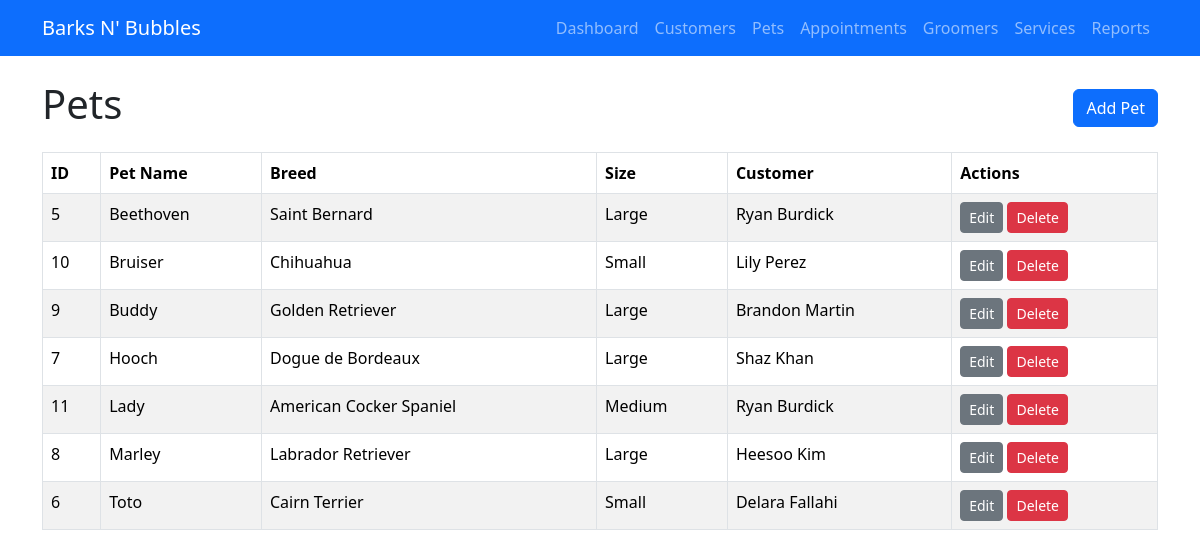
/pets, run on the app's committed database.
### tables this page shows
CREATE TABLE pet (
            petID INTEGER PRIMARY KEY AUTOINCREMENT,
            petName TEXT NOT NULL,
            breed TEXT,
            size TEXT,
            customerID INTEGER NOT NULL,
            FOREIGN KEY (customerID) REFERENCES customer(customerID)
        );

CREATE TABLE customer (
            customerID INTEGER PRIMARY KEY AUTOINCREMENT,
            customerFName TEXT NOT NULL,
            customerLName TEXT NOT NULL,
            customerEmail TEXT,
            customerPhone TEXT,
            customerAddress TEXT,
            customerAlt TEXT
        );

### app.py (the view)
@app.route("/pets")
def pets():
    connection = get_db_connection()
    pets = connection.execute(
        """
        SELECT
            pet.petID,
            pet.petName,
            pet.breed,
            pet.size,
            customer.customerFName,
            customer.customerLName
        FROM pet
        JOIN customer
            ON pet.customerID = customer.customerID
        ORDER BY pet.petName
        """
    ).fetchall()
    connection.close()
    return render_template("pets.html", pets=pets)

### app.py (called while the page is built)
def get_db_connection():
    connection = sqlite3.connect("barksnbubbles.db")
    connection.row_factory = sqlite3.Row
    return connection

### templates/pets.html (shortened to what this page needs)
{% extends "base.html" %}
{% block content %}
<div class="d-flex justify-content-between align-items-center mb-3">
    <h1>Pets</h1>
    <a href="/pets/add" class="btn btn-primary">Add Pet</a>
</div>
<table class="table table-bordered table-striped">
    <thead>
        <tr>
            <th>ID</th>
            <th>Pet Name</th>
            <th>Breed</th>
            <th>Size</th>
            <th>Customer</th>
            <th>Actions</th>
        </tr>
    </thead>
    <tbody>
        {% for pet in pets %}
        <tr>
            <td>{{ pet["petID"] }}</td>
            <td>{{ pet["petName"] }}</td>
            <td>{{ pet["breed"] }}</td>
            <td>{{ pet["size"] }}</td>
            <td>
                {{ pet["customerFName"] }}
                {{ pet["customerLName"] }}
            </td>
            <td>
                <a
                    href="/pets/edit/{{ pet['petID'] }}"
                    class="btn btn-secondary btn-sm"
                >
                    Edit
                </a>
                <form
                    action="/pets/delete/{{ pet['petID'] }}"
                    method="POST"
                    class="d-inline"
                    onsubmit="return confirm('Delete this pet?');"
                >
                    <button
                        type="submit"
                        class="btn btn-danger btn-sm"
                    >
                        Delete
                    </button>
                </form>
            </td>
        </tr>
        {% else %}
        <tr>
            <td colspan="6" class="text-center">
                No pets have been added yet.
            </td>
        </tr>
        {% endfor %}
    </tbody>
</table>
{% endblock %}

### data on the page
pet: petID "5", petName "Beethoven", breed "Saint Bernard", size "Large", customerFName "Ryan", customerLName "Burdick"
pet: petID "10", petName "Bruiser", breed "Chihuahua", size "Small", customerFName "Lily", customerLName "Perez"
pet: petID "9", petName "Buddy", breed "Golden Retriever", size "Large", customerFName "Brandon", customerLName "Martin"
pet: petID "7", petName "Hooch", breed "Dogue de Bordeaux", size "Large", customerFName "Shaz", customerLName "Khan"
pet: petID "11", petName "Lady", breed "American Cocker Spaniel", size "Medium", customerFName "Ryan", customerLName "Burdick"
pet: petID "8", petName "Marley", breed "Labrador Retriever", size "Large", customerFName "Heesoo", customerLName "Kim"
pet: petID "6", petName "Toto", breed "Cairn Terrier", size "Small", customerFName "Delara", customerLName "Fallahi"
